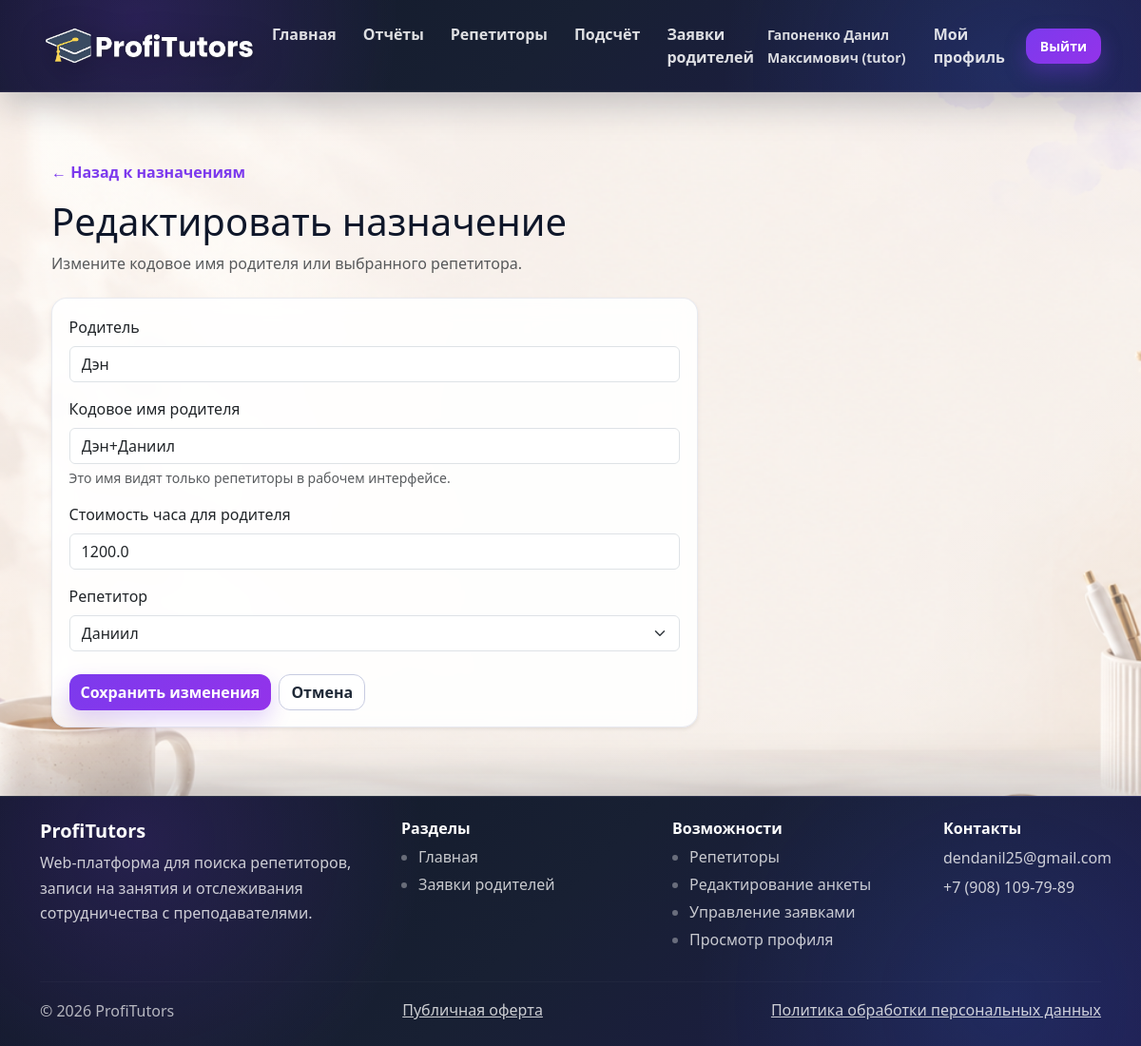
The app's page /tutor/hidden-assignments/15/edit (signed in) with its own data.
### app.py (models this page shows)
class User(db.Model):
    __tablename__ = "users"
    id = db.Column(db.Integer, primary_key=True)
    name = db.Column(db.String(120), nullable=False)
    email = db.Column(db.String(180), nullable=False, unique=True)
    password_hash = db.Column(db.String(255), nullable=False)
    role = db.Column(db.String(20), nullable=False)
    tutor_status = db.Column(db.String(20), default="approved")
    can_edit_profile = db.Column(db.Boolean, default=True)
    can_receive_bookings = db.Column(db.Boolean, default=True)
    can_be_visible = db.Column(db.Boolean, default=True)
    is_hidden = db.Column(db.Boolean, default=False)
    admin_owner_id = db.Column(db.Integer, db.ForeignKey("users.id"), nullable=True)
    admin_owner_key = db.Column(db.String(20), nullable=True)
    telegram_chat_id = db.Column(db.String(40), nullable=True)
    telegram_link_code = db.Column(db.String(20), nullable=True, unique=True)
    email_verified = db.Column(db.Boolean, default=True)
    email_verification_code = db.Column(db.String(10), nullable=True)
    email_verification_expires = db.Column(db.DateTime, nullable=True)
    email_verification_sent_at = db.Column(db.DateTime, nullable=True)
    offer_accepted_at = db.Column(db.DateTime, nullable=True)
    pdn_consent_at = db.Column(db.DateTime, nullable=True)
    created_at = db.Column(db.DateTime, default=datetime.utcnow)
    tutor_profile = db.relationship(
        "TutorProfile",
        back_populates="user",
        uselist=False,
        cascade="all, delete-orphan",
    )

class HiddenTutorAssignment(db.Model):
    __tablename__ = "hidden_tutor_assignments"
    id = db.Column(db.Integer, primary_key=True)
    parent_id = db.Column(db.Integer, db.ForeignKey("users.id"), nullable=False)
    visible_tutor_id = db.Column(db.Integer, db.ForeignKey("users.id"), nullable=False)
    hidden_tutor_id = db.Column(db.Integer, db.ForeignKey("users.id"), nullable=False)
    parent_codename = db.Column(db.String(120), nullable=False)
    created_at = db.Column(db.DateTime, default=datetime.utcnow)
    parent = db.relationship("User", foreign_keys=[parent_id])
    visible_tutor = db.relationship("User", foreign_keys=[visible_tutor_id])
    hidden_tutor = db.relationship("User", foreign_keys=[hidden_tutor_id])

class TutorAssignment(db.Model):
    __tablename__ = "tutor_assignments"
    id = db.Column(db.Integer, primary_key=True)
    parent_id = db.Column(db.Integer, db.ForeignKey("users.id"), nullable=False)
    tutor_id = db.Column(db.Integer, db.ForeignKey("users.id"), nullable=False)
    parent_hour_price = db.Column(db.Float, default=0.0)
    created_at = db.Column(db.DateTime, default=datetime.utcnow)
    parent = db.relationship("User", foreign_keys=[parent_id])
    tutor = db.relationship("User", foreign_keys=[tutor_id])

### app.py (the view, shortened to what this page needs)
@app.route("/tutor/hidden-assignments/<int:assignment_id>/edit", methods=["GET", "POST"])
@login_required
@role_required("tutor")
def edit_hidden_assignment(assignment_id: int):
    user = current_user()
    if user.is_hidden:
        flash("Недостаточно прав для редактирования назначения.", "error")
        return redirect(url_for("hidden_reports"))
    assignment = db.session.get(HiddenTutorAssignment, assignment_id)
    if not assignment or assignment.visible_tutor_id != user.id:
        flash("Назначение не найдено.", "warning")
        return redirect(url_for("manage_hidden_assignments"))
    my_hidden_tutors = HiddenTutorPool.query.filter_by(visible_tutor_id=user.id).all()
    my_hidden_tutor_ids = [item.hidden_tutor_id for item in my_hidden_tutors]
    hidden_tutors = (
        User.query
        .filter(User.id.in_(my_hidden_tutor_ids))
        .order_by(User.name.asc())
        .all()
        if my_hidden_tutor_ids
        else []
    )
    return render_template(
        "edit_hidden_assignment.html",
        title="Редактирование назначения",
        assignment=assignment,
        hidden_tutors=hidden_tutors,
    )

### app.py (called while the page is built, shortened)
@app.context_processor
def inject_csrf_field():
    def csrf_field():
        return Markup(f'<input type="hidden" name="csrf_token" value="{generate_csrf()}">')
    return dict(csrf_field=csrf_field)

def parse_float(value, default: float = 0.0) -> float:
    if value is None:
        return default
    try:
        number = float(str(value).replace(",", ".").strip())
    except (TypeError, ValueError):
        return default
    return max(number, 0.0)

def get_parent_hour_price(parent_id: int, tutor_id: int) -> float:
    assignment = TutorAssignment.query.filter_by(
        parent_id=parent_id,
        tutor_id=tutor_id,
    ).first()
    return parse_float(assignment.parent_hour_price if assignment else 0)

def ensure_daily_backup() -> None:
    global _backup_checked_date
    today = date.today()
    if _backup_checked_date == today:
        return

@app.context_processor
def report_template_helpers():
    return {
        "format_week_period": format_week_period,
        "payment_status_label": payment_status_label,
        "payment_status_badge": payment_status_badge,
        "payment_status_label_for_week": payment_status_label_for_week,
        "payment_status_badge_for_week": payment_status_badge_for_week,
        "report_is_published": report_is_published,
        "format_number": format_number,
        "format_money": format_money,
        "get_week_finance": get_week_finance,
        "get_parent_hour_price": get_parent_hour_price,
        "get_hidden_hour_rate": get_hidden_hour_rate,
        "hidden_rate_label": hidden_rate_label,
        "get_hidden_tutor_rate": get_hidden_tutor_rate,
    }

def current_user() -> Optional[User]:
    user_id = session.get("user_id")
    if not user_id:
        return None
    return db.session.get(User, user_id)

def get_nav_notification_counts(user: Optional[User]) -> dict:
    counts = {
        "parent_lessons": 0,
        "visible_reports": 0,
        "hidden_reports": 0,
    }
    if not user:
        return counts
    try:
        notifications = Notification.query.filter_by(
            user_id=user.id,
            is_read=False,
        ).all()
        for notification in notifications:
            group = notification_group(notification.type)
            if group in counts:
                counts[group] += 1
    except Exception:
        return counts
    return counts

@app.before_request
def _daily_backup_hook():
    ensure_daily_backup()

### templates/edit_hidden_assignment.html (shortened to what this page needs)
{% extends "base.html" %}
{% block content %}
<div class="container py-5">
  <div class="mb-4">
    <a href="{{ url_for('manage_hidden_assignments') }}" class="back-link">
      ← Назад к назначениям
    </a>
    <h1 class="mb-2 mt-3">Редактировать назначение</h1>
    <p class="text-muted mb-0">
      Измените кодовое имя родителя или выбранного репетитора.
    </p>
  </div>
  <div class="card rounded-4 shadow-sm assignment-edit-card">
    <div class="card-body">
      <form method="post">
        <div class="mb-3">
          <label class="form-label">Родитель</label>
          <input
            class="form-control"
            value="{{ assignment.parent.name }}"
            readonly
          >
        </div>
        <div class="mb-3">
          <label class="form-label">Кодовое имя родителя</label>
          <input
            class="form-control"
            name="codename"
            value="{{ assignment.parent_codename }}"
            required
          >
          <div class="form-text">
            Это имя видят только репетиторы в рабочем интерфейсе.
          </div>
        </div>
        <div class="mb-3">
          <label class="form-label">Стоимость часа для родителя</label>
          <input
            class="form-control"
            name="parent_hour_price"
            type="number"
            min="0"
            step="0.01"
            value="{{ get_parent_hour_price(assignment.parent_id, assignment.visible_tutor_id) }}"
            required
          >
        </div>
        <div class="mb-4">
          <label class="form-label">Репетитор</label>
          <select class="form-select" name="hidden_tutor_id" required>
            {% for tutor in hidden_tutors %}
              <option
                value="{{ tutor.id }}"
                {% if tutor.id == assignment.hidden_tutor_id %}selected{% endif %}
              >
                {{ tutor.name }}
              </option>
            {% endfor %}
          </select>
        </div>
        <div class="d-flex flex-wrap gap-2">
          <button class="btn btn-primary" type="submit">
            Сохранить изменения
          </button>
          <a href="{{ url_for('manage_hidden_assignments') }}" class="btn btn-outline-secondary">
            Отмена
          </a>
        </div>
      </form>
    </div>
  </div>
</div>
{% endblock %}

### templates/base.html (shortened to what this page needs)
<!doctype html>
<html lang="ru">
<head>
  <link href="https://cdn.jsdelivr.net/npm/bootstrap@5.3.3/dist/css/bootstrap.min.css" rel="stylesheet">
  <link rel="stylesheet" href="{{ url_for('static', filename='css/styles.css') }}">
</head>
<body class="d-flex flex-column min-vh-100">
<nav class="navbar navbar-expand-lg navbar-dark">
  <div class="container">
    <a href="{{ url_for('index') }}" class="navbar-brand logo-link">
      <img
        src="{{ url_for('static', filename='img/logo.png') }}"
        alt="ProfiTutors"
        width="230"
        height="230"
        style="object-fit: contain; display:block;"
      >
    </a>
    <div class="collapse navbar-collapse" id="nav">
      <ul class="navbar-nav me-auto">
        <li class="nav-item">
          <a class="nav-link text-light" href="{{ url_for('index') }}">
            Главная
          </a>
        </li>
        {% if user and user.role == "tutor" and user.tutor_status == "approved" and not user.is_hidden %}
          <li class="nav-item">
            <a class="nav-link text-light nav-link-with-badge" href="{{ url_for('visible_tutor_reports') }}">
              Отчёты
            </a>
          </li>
          <li class="nav-item">
            <a class="nav-link text-light" href="{{ url_for('manage_hidden_assignments') }}">
              Репетиторы
            </a>
          </li>
          <li class="nav-item">
            <a class="nav-link text-light" href="{{ url_for('tutor_calculation') }}">
              Подсчёт
            </a>
          </li>
        {% endif %}
        {% if user and user.role == "admin" %}
          <li class="nav-item">
            <a class="nav-link text-light" href="{{ url_for('bookings') }}">
              Все заявки
            </a>
          </li>
        {% elif user and user.role == "tutor" and user.tutor_status == "approved" and user.can_receive_bookings and not user.is_hidden %}
          <li class="nav-item">
            <a class="nav-link text-light" href="{{ url_for('bookings') }}">
              Заявки родителей
            </a>
          </li>
        {% endif %}
      </ul>
      <ul class="navbar-nav align-items-center">
        {% if user %}
          <li class="nav-item me-2">
            <span class="navbar-text text-light small">
              {{ user.name }}
              {% if user.role == "admin" %}
                (admin)
              {% elif user.role == "tutor" %}
                (tutor)
              {% else %}
                (parent)
              {% endif %}
            </span>
          </li>
          {% if user.role == "tutor" and user.tutor_status == "approved" and user.can_edit_profile %}
            <li class="nav-item me-2">
              <a class="nav-link text-light" href="{{ url_for('edit_tutor_profile') }}">
                Мой профиль
              </a>
            </li>
          {% endif %}
          <li class="nav-item">
            <a class="btn btn-outline-light btn-sm" href="{{ url_for('logout') }}">
              Выйти
            </a>
          </li>
        {% endif %}
      </ul>
    </div>
  </div>
</nav>
<main class="container my-4 flex-grow-1">
  {% block content %}{% endblock %}
</main>
<footer class="site-footer mt-auto">
  <div class="container py-4">
    <div class="row g-4">
      <div class="col-md-4">
        <h5 class="footer-title">
          ProfiTutors
        </h5>
        <p class="footer-text">
          Web-платформа для поиска репетиторов,
          записи на занятия и отслеживания
          сотрудничества с преподавателями.
        </p>
      </div>
      <div class="col-md-3">
        <h6 class="footer-title">
          Разделы
        </h6>
        <ul class="footer-links">
          <li>
            <a href="{{ url_for('index') }}">
              Главная
            </a>
          </li>
          {% if user and user.role == "admin" %}
            <li>
              <a href="{{ url_for('bookings') }}">
                Все заявки
              </a>
            </li>
          {% elif user and user.role == "tutor" and user.tutor_status == "approved" and user.can_receive_bookings and not user.is_hidden %}
            <li>
              <a href="{{ url_for('bookings') }}">
                Заявки родителей
              </a>
            </li>
          {% endif %}
        </ul>
      </div>
      <div class="col-md-3">
        <h6 class="footer-title">
          Возможности
        </h6>
        <ul class="footer-links">
          {% if user and user.role == "tutor" and user.tutor_status == "approved" and not user.is_hidden %}
            <li>
              <a href="{{ url_for('manage_hidden_assignments') }}">
                Репетиторы
              </a>
            </li>
          {% endif %}
          {% if user and user.role == "tutor" and user.tutor_status == "approved" %}
            {% if user.can_edit_profile %}
              <li>
                <a href="{{ url_for('edit_tutor_profile') }}">
                  Редактирование анкеты
                </a>
              </li>
            {% endif %}
            {% if user.can_receive_bookings %}
              <li>
                <a href="{{ url_for('bookings') }}">
                  Управление заявками
                </a>
              </li>
            {% endif %}
            {% if user.can_be_visible %}
              <li>
                <a href="{{ url_for('tutor_profile', tutor_id=user.id) }}">
                  Просмотр профиля
                </a>
              </li>
            {% endif %}
          {% endif %}
        </ul>
      </div>
      <div class="col-md-2">
        <h6 class="footer-title">
          Контакты
        </h6>
        <p class="footer-text mb-1">
          dendanil25@gmail.com
        </p>
        <p class="footer-text">
          +7 (908) 109-79-89
        </p>
      </div>
    </div>
    <hr class="footer-line">
    <div class="d-flex flex-column flex-md-row justify-content-between align-items-center gap-2 footer-bottom">
      <span>
        © 2026 ProfiTutors
      </span>
      <a href="{{ url_for('public_offer') }}" class="footer-text">
        Публичная оферта
      </a>
      <a href="{{ url_for('privacy_policy') }}" class="footer-text">
        Политика обработки персональных данных
      </a>
    </div>
  </div>
</footer>
</body>
</html>

### records on screen
User: name "Гапоненко Данил Максимович"
User: parent.name "Дэн"
HiddenTutorAssignment: codename "Дэн+Даниил", hidden_tutor_id "Даниил"
TutorAssignment: parent_hour_price "1200.0"
